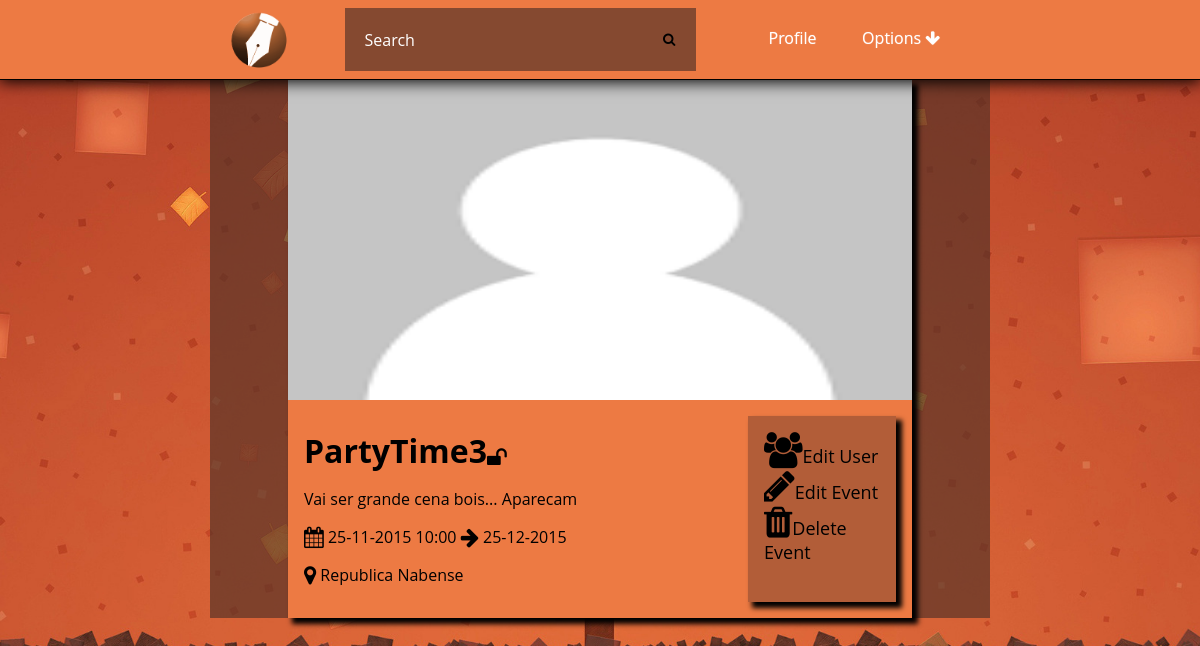
The page /event.php?id=3 (signed in) on the database its author committed.
### tables this page shows
CREATE TABLE Event(
	idEvent INTEGER PRIMARY KEY,
	nameEvent TEXT NOT NULL,
	creationDate DATE NOT NULL,
	endDate DATE NOT NULL,
	local TEXT NOT NULL,
	public BOOLEAN,
	type TEXT,
	description TEXT,
	hour TEXT,
	idPhoto INTEGER REFERENCES Photo(idPhoto),
	idOwner INTEGER REFERENCES User(idUser)
);

### databaseConnection.php (called while the page is built, shortened)
<?php
function getEvent($id){
    $db = new PDO('sqlite:event.db');
    $stmt=$db->prepare("SELECT * FROM Event WHERE idEvent=:id");
    $stmt->bindParam(':id',$id,PDO::PARAM_INT);
	$stmt->execute();
	$result = $stmt->fetchAll();
    return $result[0];
}
function hasAccess($id){
    $db = new PDO('sqlite:event.db');
    $stmt=$db->prepare("SELECT * FROM UserEvent WHERE idUser=:id AND idEvent=:idEvent");
    $stmt->bindParam(':id',$_SESSION["userId"],PDO::PARAM_INT);
    $stmt->bindParam(':idEvent',$id,PDO::PARAM_INT);
	$stmt->execute();
	$result = $stmt->fetchAll();
    if(count($result)>0){
        return true;
    }else return false;
}
?>

### event.php (the view, shortened to what this page needs)
<?php
	require_once('header.php');
	if(!isset($_GET["id"]) ){
		echo "404";
	}else if(!hasAccess($_GET["id"])){
			echo "404";
	}else{
		$result=getEvent($_GET["id"]);?>
	<div class="cardEventPage" id="event<?php echo $result['idEvent']?>">
		<div class="imgContainerPage">
			<img src="static/user/userDefault.png" />
		</div>
		<div class="eventInfo">
			<div class="eventInfoContent">
				<div class="name">
					<h1><?php echo $result['nameEvent']?></h1> <?php if($result["public"]){echo "<i class=\"fa fa-unlock fa-lg\"></i>";}else{echo "<i class=\"fa fa-lock fa-lg\"></i>";}?>
				</div>
			<div>
				<p>
					<?php echo $result['description'] ?>
				</p>
				<p>
					<i class="fa fa-calendar fa-lg"></i> <?php echo $result['creationDate']." ".$result["hour"]."  <i class=\"fa fa-arrow-right fa-lg\"></i>  ".$result['endDate'] ?>
				</p>
				<p>
					<i class="fa fa-map-marker fa-lg"></i> <?php echo $result['local'];?>
				</p>
			</div>
		</div>
		<div class="options">
				<label id="addUser"><i class="fa fa-users fa-2x"></i> Edit User</label>
				<label id="editEvent"><i class="fa fa-pencil fa-2x"></i> Edit Event</label>
				<label id="deleteEvent"><i class="fa fa-trash fa-2x"></i> Delete Event</label>
			</div>
		</div>
	</div>
	<?php }
			require_once('footer.php');
			?>

### css/eventManager.css (style rules this page uses)
html { background-image: url('\../static/website/background.jpg'); background-attachment: fixed; background-position:center center; background-size:cover; display: block; box-sizing: border-box; }
body { width: 65%; margin:0 auto; background-color: rgba(88, 52, 40, 0.69); background-size: contain; background-attachment: fixed; margin-top: 5em; height: auto; box-sizing: border-box; display: block; }
.imgContainerPage { width: 100%; height: 20em; }
.cardEventPage { width: 80%;margin: 0 auto;box-shadow: 5px 5px 5px 1px;font-family: 'Open Sans', sans-serif; }
.imgContainerPage img { width: 100%; height: 100%; }
.eventInfo { background: #ED7A43; margin: 0 auto; padding: 1em; display: table; width: 100%; box-sizing: border-box; }
.eventInfoContent .name h1 { width: 5em; display: table-cell; }
.eventInfoContent { display: table-cell; }
.options { display: table-cell; box-shadow: 5px 5px 5px 1px; background: rgba(178,93,56,1); padding: 1em; width: 25%; }
.options label { cursor: pointer; width: 100%; display: table-row; margin: 0 auto; font-size: large; }
.cardEventPage .name { display: table; width: auto; }

### rows shown on the page
event: nameEvent "PartyTime3", description "Vai ser grande cena bois... Aparecam", creationDate "25-11-2015", hour "10:00", endDate "25-12-2015", local "Republica Nabense"
